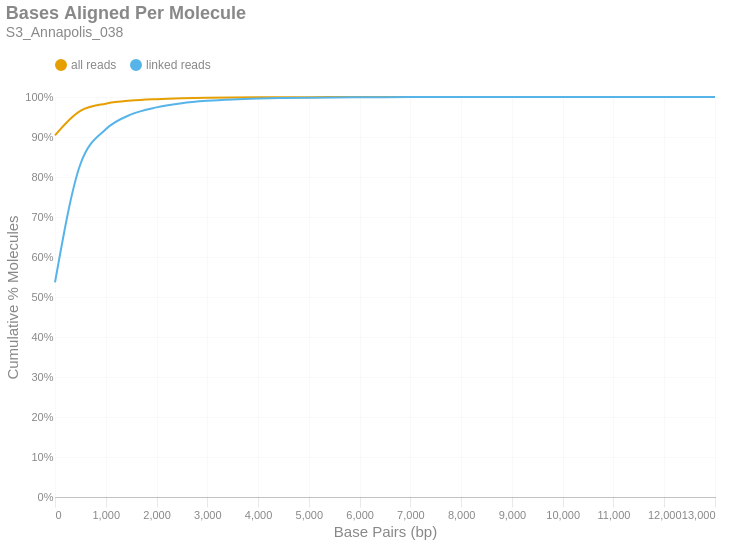

Write notebook code for a chart like this one.
### Markdown cell above
### Bases Aligned Per Molecule
This is a cumulative frequency distribution showing the number of base pairs aligned per unique molecule. These data are shown in 500 bp bins. There are two distributions: one with `all reads` (yellow) and another with only `linked reads` (blue). The percent of molecules in the `linked reads` distribution is relative to the total number of linked molecules.

### Code cell
if SKIPLR:
    print_html(f"Skipped")
else:
    binned_df = consolidated_hist(valids['aligned_bp'], mask, 500, True)
    with SafeRender(binned_df):
        (
            density_plot(binned_df, 'Bases Aligned Per Molecule', samplename, 'basesper')
            .encode(
                x=alt.X('bin:Q', title="Base Pairs (bp)").axis(tickMinStep=500).scale(padding=0),
                y=alt.Y('value:Q', title='Cumulative % Molecules')
                    .axis(format='%')
                    .scale(domain = [0,1])
                    .stack(False),
                color=alt.Color("key:N").scale(domain = ["all reads", "linked reads"]),
                tooltip = [
                    alt.Tooltip("key:N", title = "Data Type"),
                    alt.Tooltip("range_label:N", title="Bases Aligned Per Molecule"),
                    alt.Tooltip("value:Q", format = ".2%", title="% Molecules (Cum.)")
                ]
            )
        ).display()

### Figure 1 — Vega-Lite specification as saved in the notebook (floating-point values rounded to 4 significant figures)
{"width": "container", "height": 400, "config": {"title": {"anchor": "start", "dy": -15, "fontSize": 18, "color": "#888888", "subtitleColor": "#888888", "subtitleFontSize": 14}, "arc": {"fill": "#0072B2"}, "axis": {"domainColor": "#888888", "domainWidth": 0.5, "gridWidth": 0.2, "grid": false, "titleFontWeight": 400, "titleFontSize": 15, "labelFontSize": 11, "labelColor": "#888888", "tickColor": "#888888", "tickWidth": 0.2, "titleColor": "#888888"}, "axisBand": {"grid": false}, "axisX": {"grid": true, "tickSize": 10, "domainCap": "round"}, "axisY": {"domain": false, "grid": true, "tickSize": 0, "domainCap": "round"}, "background": "transparent", "header": {"labelFontSize": 15, "labelColor": "#888888", "titleFontSize": 15, "titleFontWeight": 600, "titleColor": "#888888"}, "legend": {"labelFont": "sans-serif", "labelFontSize": 12, "labelColor": "#888888", "symbolSize": 100, "symbolType": "circle", "titleFontSize": 12, "titlePadding": 10, "titleColor": "#888888", "title": null, "orient": "top"}, "range": {"category": ["#E69F00", "#56B4E9", "#009E73", "#F0E442", "#0072B2", "#D55E00", "#CC79A7", "#000000"], "diverging": ["#cfe8f3", "#a2d4ec", "#73bfe2", "#46abdb", "#1696d2", "#12719e"]}, "area": {"fill": "#0072B2", "fillOpacity": 0.7, "line": true, "strokeOpacity": 0.7}, "line": {"color": "#0072B2", "stroke": "#0072B2", "strokeWidth": 2}, "trail": {"color": "#0072B2", "stroke": "#0072B2", "strokeWidth": 0, "size": 1}, "point": {"filled": true, "fillOpacity": 1.0, "size": 95}, "text": {"color": "#888888", "fontSize": 11, "align": "right", "fontWeight": 400, "size": 11}, "bar": {"fill": "#0072B2", "stroke": null}, "view": {"stroke": null, "continuousWidth": 660, "continuousHeight": 400}}, "data": {"name": "data-36c0f2f0a3e6e38855fbdd154ef7145c"}, "mark": {"type": "line", "interpolate": "monotone", "point": {"opacity": 0, "size": 275}}, "encoding": {"color": {"field": "key", "scale": {"domain": ["all reads", "linked reads"]}, "type": "nominal"}, "tooltip": [{"field": "key", "title": "Data Type", "type": "nominal"}, {"field": "range_label", "title": "Bases Aligned Per Molecule", "type": "nominal"}, {"field": "value", "format": ".2%", "title": "% Molecules (Cum.)", "type": "quantitative"}], "x": {"axis": {"tickMinStep": 500}, "field": "bin", "scale": {"padding": 0}, "title": "Base Pairs (bp)", "type": "quantitative"}, "y": {"axis": {"format": "%"}, "field": "value", "scale": {"domain": [0, 1]}, "stack": false, "title": "Cumulative % Molecules", "type": "quantitative"}}, "params": [{"name": "param_c36ac31b6afebe62", "select": {"type": "point", "fields": ["key"]}, "bind": "legend"}], "title": {"text": "Bases Aligned Per Molecule", "subtitle": "S3_Annapolis_038"}, "transform": [{"fold": ["all reads (cumsum)", "linked reads (cumsum)"]}, {"calculate": "replace(datum.key, ' (cumsum)', '')", "as": "key"}, {"filter": {"param": "param_c36ac31b6afebe62"}}], "usermeta": {"embedOptions": {"downloadFileName": "S3_Annapolis_038.basesper"}}, "$schema": "https://vega.github.io/schema/vega-lite/v6.1.0.json", "datasets": {"data-36c0f2f0a3e6e38855fbdd154ef7145c": [{"bin": "0.0", "interval": "0.0-500.0", "all reads": 0.9041, "linked reads": 0.5366, "all reads (cumsum)": 0.9041, "linked reads (cumsum)": 0.5366, "range_label": "0-499"}, {"bin": "500.0", "interval": "500.0-1000.0", "all reads": 0.06115, "linked reads": 0.2953, "all reads (cumsum)": 0.9653, "linked reads (cumsum)": 0.8319, "range_label": "500-999"}, {"bin": "1000.0", "interval": "1000.0-1500.0", "all reads": 0.01807, "linked reads": 0.08745, "all reads (cumsum)": 0.9833, "linked reads (cumsum)": 0.9194, "range_label": "1000-1499"}, {"bin": "1500.0", "interval": "1500.0-2000.0", "all reads": 0.007664, "linked reads": 0.03708, "all reads (cumsum)": 0.991, "linked reads (cumsum)": 0.9565, "range_label": "1500-1999"}, {"bin": "2000.0", "interval": "2000.0-2500.0", "all reads": 0.003625, "linked reads": 0.01754, "all reads (cumsum)": 0.9946, "linked reads (cumsum)": 0.974, "range_label": "2000-2499"}, {"bin": "2500.0", "interval": "2500.0-3000.0", "all reads": 0.002169, "linked reads": 0.01049, "all reads (cumsum)": 0.9968, "linked reads (cumsum)": 0.9845, "range_label": "2500-2999"}, {"bin": "3000.0", "interval": "3000.0-3500.0", "all reads": 0.001212, "linked reads": 0.005865, "all reads (cumsum)": 0.998, "linked reads (cumsum)": 0.9904, "range_label": "3000-3499"}, {"bin": "3500.0", "interval": "3500.0-4000.0", "all reads": 0.0007432, "linked reads": 0.003596, "all reads (cumsum)": 0.9988, "linked reads (cumsum)": 0.994, "range_label": "3500-3999"}, {"bin": "4000.0", "interval": "4000.0-4500.0", "all reads": 0.0004545, "linked reads": 0.002199, "all reads (cumsum)": 0.9992, "linked reads (cumsum)": 0.9962, "range_label": "4000-4499"}, {"bin": "4500.0", "interval": "4500.0-5000.0", "all reads": 0.0002643, "linked reads": 0.001279, "all reads (cumsum)": 0.9995, "linked reads (cumsum)": 0.9975, "range_label": "4500-4999"}, {"bin": "5000.0", "interval": "5000.0-5500.0", "all reads": 0.0001969, "linked reads": 0.0009525, "all reads (cumsum)": 0.9997, "linked reads (cumsum)": 0.9984, "range_label": "5000-5499"}, {"bin": "5500.0", "interval": "5500.0-6000.0", "all reads": 0.0001228, "linked reads": 0.000594, "all reads (cumsum)": 0.9998, "linked reads (cumsum)": 0.999, "range_label": "5500-5999"}, {"bin": "6000.0", "interval": "6000.0-6500.0", "all reads": 7.189e-05, "linked reads": 0.0003478, "all reads (cumsum)": 0.9999, "linked reads (cumsum)": 0.9994, "range_label": "6000-6499"}, {"bin": "6500.0", "interval": "6500.0-7000.0", "all reads": 4.866e-05, "linked reads": 0.0002355, "all reads (cumsum)": 0.9999, "linked reads (cumsum)": 0.9996, "range_label": "6500-6999"}, {"bin": "7000.0", "interval": "7000.0-7500.0", "all reads": 4.203e-05, "linked reads": 0.0002033, "all reads (cumsum)": 1.0, "linked reads (cumsum)": 0.9998, "range_label": "7000-7499"}, {"bin": "7500.0", "interval": "7500.0-8000.0", "all reads": 1.217e-05, "linked reads": 5.886e-05, "all reads (cumsum)": 1.0, "linked reads (cumsum)": 0.9999, "range_label": "7500-7999"}, {"bin": "8000.0", "interval": "8000.0-8500.0", "all reads": 1.106e-05, "linked reads": 5.351e-05, "all reads (cumsum)": 1.0, "linked reads (cumsum)": 0.9999, "range_label": "8000-8499"}, {"bin": "8500.0", "interval": "8500.0-9000.0", "all reads": 7.742e-06, "linked reads": 3.746e-05, "all reads (cumsum)": 1.0, "linked reads (cumsum)": 0.9999, "range_label": "8500-8999"}, {"bin": "9000.0", "interval": "9000.0-9500.0", "all reads": 3.318e-06, "linked reads": 1.605e-05, "all reads (cumsum)": 1.0, "linked reads (cumsum)": 1.0, "range_label": "9000-9499"}, {"bin": "9500.0", "interval": "9500.0-10000.0", "all reads": 2.212e-06, "linked reads": 1.07e-05, "all reads (cumsum)": 1.0, "linked reads (cumsum)": 1.0, "range_label": "9500-9999"}, {"bin": "10000.0", "interval": "10000.0-10500.0", "all reads": 1.106e-06, "linked reads": 5.351e-06, "all reads (cumsum)": 1.0, "linked reads (cumsum)": 1.0, "range_label": "10000-10499"}, {"bin": "10500.0", "interval": "10500.0-11000.0", "all reads": 1.106e-06, "linked reads": 5.351e-06, "all reads (cumsum)": 1.0, "linked reads (cumsum)": 1.0, "range_label": "10500-10999"}, {"bin": "11000.0", "interval": "11000.0-11500.0", "all reads": 1.106e-06, "linked reads": 5.351e-06, "all reads (cumsum)": 1.0, "linked reads (cumsum)": 1.0, "range_label": "11000-11499"}, {"bin": "11500.0", "interval": "11500.0-12000.0", "all reads": 1.106e-06, "linked reads": 5.351e-06, "all reads (cumsum)": 1.0, "linked reads (cumsum)": 1.0, "range_label": "11500-11999"}, {"bin": "12000.0", "interval": "12000.0-12500.0", "all reads": 0.0, "linked reads": 0.0, "all reads (cumsum)": 1.0, "linked reads (cumsum)": 1.0, "range_label": "12000-12499"}, {"bin": "12500.0", "interval": "12500.0-13000.0", "all reads": 1.106e-06, "linked reads": 5.351e-06, "all reads (cumsum)": 1.0, "linked reads (cumsum)": 1.0, "range_label": "12500-12999"}, {"bin": "13000.0", "interval": "13000.0-13500.0", "all reads": 1.106e-06, "linked reads": 5.351e-06, "all reads (cumsum)": 1.0, "linked reads (cumsum)": 1.0, "range_label": "13000-13499"}]}}
